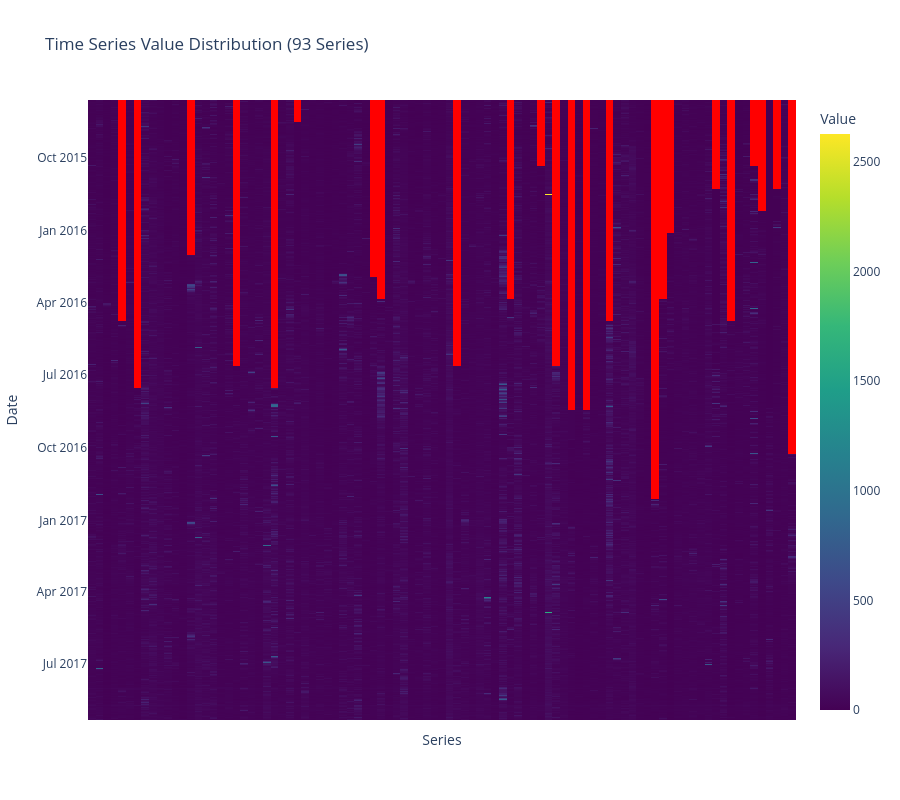

Here is the notebook cell this chart was saved with:
### Code cell
import importlib

importlib.reload(utils)

X = utils.reduce_dataset(X_raw, 100)
X = utils.filter_last_days_available(X, 28*2 + 7)
X = utils.align_fill_and_trim_series(X)

plots.plot_heatmap(X)

### Figure 1 — Plotly figure (JSON) as saved in the notebook; plotly's stock layout.template omitted (floating-point values rounded to 4 significant figures; data arrays with more than 128 entries replaced by an {"elided": "..."} marker saying what was removed)
{"data": [{"coloraxis": "coloraxis", "hovertemplate": "Series: %{x}<br>Date: %{y}<br>Value: %{z}<extra></extra>", "name": "0", "type": "heatmap", "x": ["2NE1_zh.wikipedia.org_all-access_spider", "2PM_zh.wikipedia.org_all-access_spider", "3C_zh.wikipedia.org_all-access_spider", "4minute_zh.wikipedia.org_all-access_spider", "52_Hz_I_Love_You_zh.wikipedia.org_all-access_spider", "5566_zh.wikipedia.org_all-access_spider", "91Days_zh.wikipedia.org_all-access_spider", "A'N'D_zh.wikipedia.org_all-access_spider", "AKB48_zh.wikipedia.org_all-access_spider", "ASCII_zh.wikipedia.org_all-access_spider", "ASTRO_zh.wikipedia.org_all-access_spider", "Ahq_e-Sports_Club_zh.wikipedia.org_all-access_spider", "All_your_base_are_belong_to_us_zh.wikipedia.org_all-access_spider", "AlphaGo_zh.wikipedia.org_all-access_spider", "Android_zh.wikipedia.org_all-access_spider", "Angelababy_zh.wikipedia.org_all-access_spider", "Apink_zh.wikipedia.org_all-access_spider", "Apple_II_zh.wikipedia.org_all-access_spider", "As_One_zh.wikipedia.org_all-access_spider", "B-PROJECT_zh.wikipedia.org_all-access_spider", "B1A4_zh.wikipedia.org_all-access_spider", "BDSM_zh.wikipedia.org_all-access_spider", "BEAST_zh.wikipedia.org_all-access_spider", "BIGBANG_zh.wikipedia.org_all-access_spider", "BLACK_PINK_zh.wikipedia.org_all-access_spider", "BLEACH_zh.wikipedia.org_all-access_spider", "BTOB_zh.wikipedia.org_all-access_spider", "Beautiful_Mind_zh.wikipedia.org_all-access_spider", "Beyond_zh.wikipedia.org_all-access_spider", "Big_zh.wikipedia.org_all-access_spider", "Block_B_zh.wikipedia.org_all-access_spider", "CHAOS;CHILD_zh.wikipedia.org_all-access_spider", "CHAOS;HEAD_zh.wikipedia.org_all-access_spider", "CLC_zh.wikipedia.org_all-access_spider", "CNBLUE_zh.wikipedia.org_all-access_spider", "DIA_zh.wikipedia.org_all-access_spider", "Daigo_zh.wikipedia.org_all-access_spider", "Dear_My_Friends_zh.wikipedia.org_all-access_spider", "Doctors_zh.wikipedia.org_all-access_spider", "EGOIST_zh.wikipedia.org_all-access_spider", "EXID_zh.wikipedia.org_all-access_spider", "EXO_zh.wikipedia.org_all-access_spider", "Energy_zh.wikipedia.org_all-access_spider", "Eric_Nam_zh.wikipedia.org_all-access_spider", "FAIRY_TAIL_zh.wikipedia.org_all-access_spider", "FIESTAR_zh.wikipedia.org_all-access_spider", "FIRST_CLASS_zh.wikipedia.org_all-access_spider", "Facebook_zh.wikipedia.org_all-access_spider", "Fantastic_Duo_zh.wikipedia.org_all-access_spider", "Fate/Grand_Order_zh.wikipedia.org_all-access_spider", "Fate/Zero_zh.wikipedia.org_all-access_spider", "Fate/stay_night_zh.wikipedia.org_all-access_spider", "G-Dragon_zh.wikipedia.org_all-access_spider", "G.NA_zh.wikipedia.org_all-access_spider", "GFRIEND_zh.wikipedia.org_all-access_spider", "GNZ48_zh.wikipedia.org_all-access_spider", "GOT7_zh.wikipedia.org_all-access_spider", "GUMMY_zh.wikipedia.org_all-access_spider", "Girl's_Day_zh.wikipedia.org_all-access_spider", "Goodbye_Mr._Black_zh.wikipedia.org_all-access_spider", "Google_zh.wikipedia.org_all-access_spider", "Gu9udan_zh.wikipedia.org_all-access_spider", "HDMI_zh.wikipedia.org_all-access_spider", "Hand_Shakers_zh.wikipedia.org_all-access_spider", "Hisasi_zh.wikipedia.org_all-access_spider", "Hit_The_Stage_zh.wikipedia.org_all-access_spider", "Hotel_King_zh.wikipedia.org_all-access_spider", "I'm_Home_zh.wikipedia.org_all-access_spider", "I.O.I_zh.wikipedia.org_all-access_spider", "IKON_zh.wikipedia.org_all-access_spider", "INFINITE_zh.wikipedia.org_all-access_spider", "IPhone_zh.wikipedia.org_all-access_spider", "Ingress_zh.wikipedia.org_all-access_spider", "Intel_80386_zh.wikipedia.org_all-access_spider", "K.A.R.D_zh.wikipedia.org_all-access_spider", "KNK_zh.wikipedia.org_all-access_spider", "KUROMUKURO_zh.wikipedia.org_all-access_spider", "Kara_zh.wikipedia.org_all-access_spider", "Kill_Me_Heal_Me_zh.wikipedia.org_all-access_spider", "Lady_Gaga_zh.wikipedia.org_all-access_spider", "Legal_high_zh.wikipedia.org_all-access_spider", "LoveLive!_zh.wikipedia.org_all-access_spider", "LoveLive!_Sunshine!!_zh.wikipedia.org_all-access_spider", "Lovelyz_zh.wikipedia.org_all-access_spider", "Lulu_zh.wikipedia.org_all-access_spider", "MADTOWN_zh.wikipedia.org_all-access_spider", "MAMAMOO_zh.wikipedia.org_all-access_spider", "MONSTA_X_zh.wikipedia.org_all-access_spider", "Madame_Antoine_zh.wikipedia.org_all-access_spider", "Mamamoo_zh.wikipedia.org_all-access_spider", "Mike_D._Angelo_zh.wikipedia.org_all-access_spider", "Miss_A_zh.wikipedia.org_all-access_spider", "Missing9_zh.wikipedia.org_all-access_spider"], "xaxis": "x", "y": {"elided": "784 str values"}, "yaxis": "y", "z": {"elided": "784x93 float values"}}], "layout": {"coloraxis": {"colorbar": {"title": {"text": "Value"}}, "colorscale": [[0, "#440154"], [0.1111, "#482878"], [0.2222, "#3e4989"], [0.3333, "#31688e"], [0.4444, "#26828e"], [0.5556, "#1f9e89"], [0.6667, "#35b779"], [0.7778, "#6ece58"], [0.8889, "#b5de2b"], [1, "#fde725"]]}, "height": 800, "plot_bgcolor": "red", "title": {"text": "Time Series Value Distribution (93 Series)"}, "xaxis": {"anchor": "y", "domain": [0, 1], "showgrid": false, "showticklabels": false, "title": {"text": "Series"}}, "yaxis": {"anchor": "x", "autorange": "reversed", "domain": [0, 1], "showgrid": false, "title": {"text": "Date"}}}}
